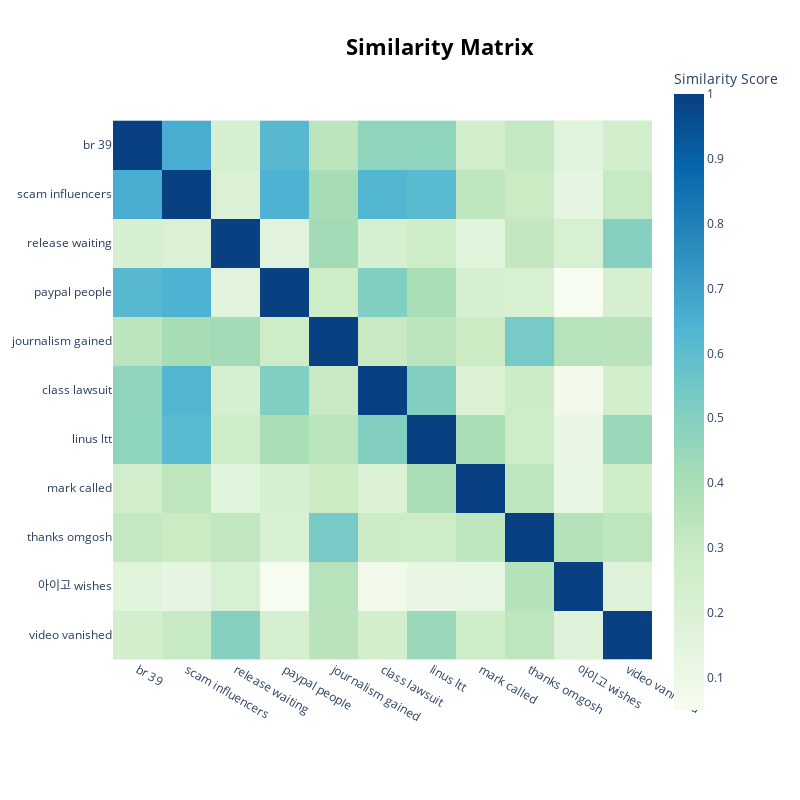

The code cell stored with this chart in its notebook:
### Code cell
model.visualize_heatmap(custom_labels=True)

### Figure 1 — Plotly figure (JSON) as saved in the notebook; plotly's stock layout.template omitted (floating-point values rounded to 4 significant figures)
{"data": [{"coloraxis": "coloraxis", "hovertemplate": "x: %{x}<br>y: %{y}<br>Similarity Score: %{z}<extra></extra>", "name": "0", "type": "heatmap", "x": ["br 39", "scam influencers", "release waiting", "paypal people", "journalism gained", "class lawsuit", "linus ltt", "mark called", "thanks omgosh", "아이고 wishes", "video vanished"], "xaxis": "x", "y": ["br 39", "scam influencers", "release waiting", "paypal people", "journalism gained", "class lawsuit", "linus ltt", "mark called", "thanks omgosh", "아이고 wishes", "video vanished"], "yaxis": "y", "z": [[1.0, 0.6632, 0.2265, 0.6186, 0.341, 0.466, 0.4722, 0.252, 0.3143, 0.1677, 0.2482], [0.6632, 1.0, 0.1953, 0.6444, 0.4103, 0.6306, 0.6108, 0.3293, 0.2907, 0.1368, 0.3033], [0.2265, 0.1953, 1.0, 0.1636, 0.4192, 0.2264, 0.274, 0.1707, 0.3203, 0.2186, 0.4997], [0.6186, 0.6444, 0.1636, 1.0, 0.2681, 0.5092, 0.4, 0.225, 0.2204, 0.04978, 0.2232], [0.341, 0.4103, 0.4192, 0.2681, 1.0, 0.3002, 0.3461, 0.2847, 0.5351, 0.3588, 0.3541], [0.466, 0.6306, 0.2264, 0.5092, 0.3002, 1.0, 0.5068, 0.205, 0.2844, 0.08374, 0.2477], [0.4722, 0.6108, 0.274, 0.4, 0.3461, 0.5068, 1.0, 0.3988, 0.2782, 0.1245, 0.4403], [0.252, 0.3293, 0.1707, 0.225, 0.2847, 0.205, 0.3988, 1.0, 0.3336, 0.1306, 0.2606], [0.3143, 0.2907, 0.3203, 0.2204, 0.5351, 0.2844, 0.2782, 0.3336, 1.0, 0.3672, 0.3383], [0.1677, 0.1368, 0.2186, 0.04978, 0.3588, 0.08374, 0.1245, 0.1306, 0.3672, 1.0, 0.1777], [0.2482, 0.3033, 0.4997, 0.2232, 0.3541, 0.2477, 0.4403, 0.2606, 0.3383, 0.1777, 1.0]]}], "layout": {"coloraxis": {"colorbar": {"title": {"text": "Similarity Score"}}, "colorscale": [[0, "rgb(247,252,240)"], [0.125, "rgb(224,243,219)"], [0.25, "rgb(204,235,197)"], [0.375, "rgb(168,221,181)"], [0.5, "rgb(123,204,196)"], [0.625, "rgb(78,179,211)"], [0.75, "rgb(43,140,190)"], [0.875, "rgb(8,104,172)"], [1, "rgb(8,64,129)"]]}, "height": 800, "hoverlabel": {"bgcolor": "white", "font": {"family": "Rockwell", "size": 16}}, "legend": {"title": {"text": "Trend"}}, "margin": {"t": 60}, "showlegend": true, "title": {"font": {"color": "Black", "size": 22}, "text": "<b>Similarity Matrix</b>", "x": 0.55, "xanchor": "center", "y": 0.95, "yanchor": "top"}, "width": 800, "xaxis": {"anchor": "y", "constrain": "domain", "domain": [0, 1], "scaleanchor": "y"}, "yaxis": {"anchor": "x", "autorange": "reversed", "constrain": "domain", "domain": [0, 1]}}}
